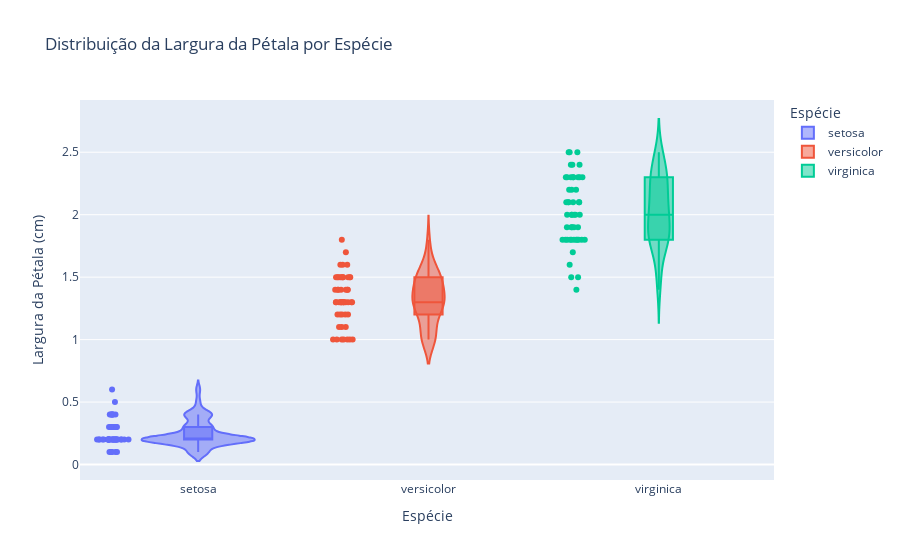

Notebook source saved alongside this figure:
### Code cell
# Violin Plot Interativo
fig_px_violin = px.violin(df_iris_renamed, y="petal_width", x="species", color="species",
                         box=True,  # Adiciona boxplot dentro do violin plot
                         points="all",  # Mostra todos os pontos
                         hover_data=["sepal_length", "sepal_width", "petal_length"],
                         title="Distribuição da Largura da Pétala por Espécie")
# Personalizando o violin plot
fig_px_violin.update_layout(
    xaxis_title="Espécie",
    yaxis_title="Largura da Pétala (cm)",
    legend_title="Espécie",
    font=dict(size=12)
)
fig_px_violin.show()

### Figure 1 — Plotly figure (JSON) as saved in the notebook; plotly's stock layout.template omitted (floating-point values rounded to 4 significant figures; data arrays with more than 128 entries replaced by an {"elided": "..."} marker saying what was removed)
{"data": [{"alignmentgroup": "True", "box": {"visible": true}, "customdata": {"elided": "50x3 float values"}, "hovertemplate": "species=%{x}<br>petal_width=%{y}<br>sepal_length=%{customdata[0]}<br>sepal_width=%{customdata[1]}<br>petal_length=%{customdata[2]}<extra></extra>", "legendgroup": "setosa", "marker": {"color": "#636efa"}, "name": "setosa", "offsetgroup": "setosa", "orientation": "v", "points": "all", "scalegroup": "True", "showlegend": true, "x": ["setosa", "setosa", "setosa", "setosa", "setosa", "setosa", "setosa", "setosa", "setosa", "setosa", "setosa", "setosa", "setosa", "setosa", "setosa", "setosa", "setosa", "setosa", "setosa", "setosa", "setosa", "setosa", "setosa", "setosa", "setosa", "setosa", "setosa", "setosa", "setosa", "setosa", "setosa", "setosa", "setosa", "setosa", "setosa", "setosa", "setosa", "setosa", "setosa", "setosa", "setosa", "setosa", "setosa", "setosa", "setosa", "setosa", "setosa", "setosa", "setosa", "setosa"], "x0": " ", "xaxis": "x", "y": [0.2, 0.2, 0.2, 0.2, 0.2, 0.4, 0.3, 0.2, 0.2, 0.1, 0.2, 0.2, 0.1, 0.1, 0.2, 0.4, 0.4, 0.3, 0.3, 0.3, 0.2, 0.4, 0.2, 0.5, 0.2, 0.2, 0.4, 0.2, 0.2, 0.2, 0.2, 0.4, 0.1, 0.2, 0.2, 0.2, 0.2, 0.1, 0.2, 0.2, 0.3, 0.3, 0.2, 0.6, 0.4, 0.3, 0.2, 0.2, 0.2, 0.2], "y0": " ", "yaxis": "y", "type": "violin"}, {"alignmentgroup": "True", "box": {"visible": true}, "customdata": {"elided": "50x3 float values"}, "hovertemplate": "species=%{x}<br>petal_width=%{y}<br>sepal_length=%{customdata[0]}<br>sepal_width=%{customdata[1]}<br>petal_length=%{customdata[2]}<extra></extra>", "legendgroup": "versicolor", "marker": {"color": "#EF553B"}, "name": "versicolor", "offsetgroup": "versicolor", "orientation": "v", "points": "all", "scalegroup": "True", "showlegend": true, "x": ["versicolor", "versicolor", "versicolor", "versicolor", "versicolor", "versicolor", "versicolor", "versicolor", "versicolor", "versicolor", "versicolor", "versicolor", "versicolor", "versicolor", "versicolor", "versicolor", "versicolor", "versicolor", "versicolor", "versicolor", "versicolor", "versicolor", "versicolor", "versicolor", "versicolor", "versicolor", "versicolor", "versicolor", "versicolor", "versicolor", "versicolor", "versicolor", "versicolor", "versicolor", "versicolor", "versicolor", "versicolor", "versicolor", "versicolor", "versicolor", "versicolor", "versicolor", "versicolor", "versicolor", "versicolor", "versicolor", "versicolor", "versicolor", "versicolor", "versicolor"], "x0": " ", "xaxis": "x", "y": [1.4, 1.5, 1.5, 1.3, 1.5, 1.3, 1.6, 1.0, 1.3, 1.4, 1.0, 1.5, 1.0, 1.4, 1.3, 1.4, 1.5, 1.0, 1.5, 1.1, 1.8, 1.3, 1.5, 1.2, 1.3, 1.4, 1.4, 1.7, 1.5, 1.0, 1.1, 1.0, 1.2, 1.6, 1.5, 1.6, 1.5, 1.3, 1.3, 1.3, 1.2, 1.4, 1.2, 1.0, 1.3, 1.2, 1.3, 1.3, 1.1, 1.3], "y0": " ", "yaxis": "y", "type": "violin"}, {"alignmentgroup": "True", "box": {"visible": true}, "customdata": {"elided": "50x3 float values"}, "hovertemplate": "species=%{x}<br>petal_width=%{y}<br>sepal_length=%{customdata[0]}<br>sepal_width=%{customdata[1]}<br>petal_length=%{customdata[2]}<extra></extra>", "legendgroup": "virginica", "marker": {"color": "#00cc96"}, "name": "virginica", "offsetgroup": "virginica", "orientation": "v", "points": "all", "scalegroup": "True", "showlegend": true, "x": ["virginica", "virginica", "virginica", "virginica", "virginica", "virginica", "virginica", "virginica", "virginica", "virginica", "virginica", "virginica", "virginica", "virginica", "virginica", "virginica", "virginica", "virginica", "virginica", "virginica", "virginica", "virginica", "virginica", "virginica", "virginica", "virginica", "virginica", "virginica", "virginica", "virginica", "virginica", "virginica", "virginica", "virginica", "virginica", "virginica", "virginica", "virginica", "virginica", "virginica", "virginica", "virginica", "virginica", "virginica", "virginica", "virginica", "virginica", "virginica", "virginica", "virginica"], "x0": " ", "xaxis": "x", "y": [2.5, 1.9, 2.1, 1.8, 2.2, 2.1, 1.7, 1.8, 1.8, 2.5, 2.0, 1.9, 2.1, 2.0, 2.4, 2.3, 1.8, 2.2, 2.3, 1.5, 2.3, 2.0, 2.0, 1.8, 2.1, 1.8, 1.8, 1.8, 2.1, 1.6, 1.9, 2.0, 2.2, 1.5, 1.4, 2.3, 2.4, 1.8, 1.8, 2.1, 2.4, 2.3, 1.9, 2.3, 2.5, 2.3, 1.9, 2.0, 2.3, 1.8], "y0": " ", "yaxis": "y", "type": "violin"}], "layout": {"xaxis": {"anchor": "y", "domain": [0.0, 1.0], "title": {"text": "Espécie"}, "categoryorder": "array", "categoryarray": ["setosa", "versicolor", "virginica"]}, "yaxis": {"anchor": "x", "domain": [0.0, 1.0], "title": {"text": "Largura da Pétala (cm)"}}, "legend": {"title": {"text": "Espécie"}, "tracegroupgap": 0}, "title": {"text": "Distribuição da Largura da Pétala por Espécie"}, "violinmode": "overlay", "font": {"size": 12}}}
